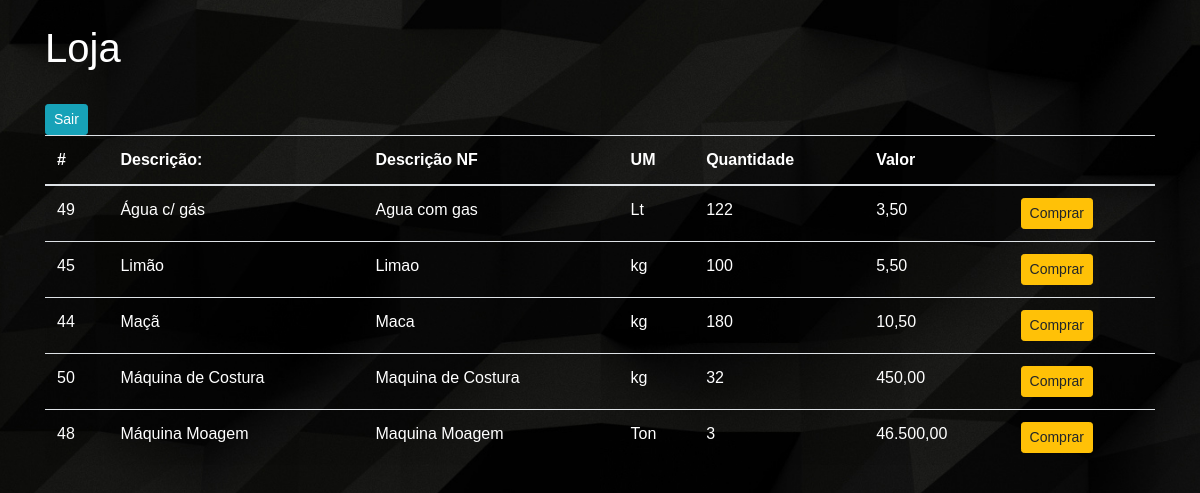
/lista_produtos_cliente.php, run on the app's committed database.
### tables this page shows
CREATE TABLE `produto` (
  `codigo` int(11) NOT NULL,
  `descprod` text NOT NULL,
  `descnot` text NOT NULL,
  `unidmed` text NOT NULL,
  `situprod` text NOT NULL,
  `valoprod` varchar(20) DEFAULT NULL,
  `qtdprod` varchar(5) DEFAULT NULL
);

### lista_produtos_cliente.php (the view, shortened to what this page needs)
<?php
    require_once "conexao.php";
    $sql   = "SELECT * FROM produto where situprod = 'Ativo' and qtdprod <> 0 order by descprod asc ";
    $query = $con->query($sql);
    $registros = $query->fetchAll();
 ?>
 <!doctype html>
<html lang="en">
  <head>
    <link rel="stylesheet" href="https://maxcdn.bootstrapcdn.com/bootstrap/4.0.0/css/bootstrap.min.css">
    <link rel="stylesheet" href="CSS_Prod/estilo_listaprod.css">
  </head>
  <body>
    <div class="container"></br>
      <h1>Loja</h1></br>
      <a class="btn btn-info btn-sm" href="tela_login/index.php" onclick="return confirm('Tem certeza que deseja sair do usuário atual?')">Sair</a>
      <table class="table table-hover table-striped">
          <thead>
            <th>#</th>
            <th>Descrição:</th>
            <th>Descrição NF</th>
            <th>UM</th>
            <th>Quantidade</th>
            <th>Valor</th>
            <th></th>
          </thead>
          <tbody>
            <?php foreach ($registros as $linha): ?>
              <tr>
                  <td><?php echo $linha['codigo']; ?></td>
                  <td><?php echo $linha['descprod']; ?></td>
                  <td><?php echo $linha['descnot']; ?></td>
                  <td><?php echo $linha['unidmed']; ?></td>
                  <td><?php echo $linha['qtdprod']; ?></td>
                  <td><?php echo $linha['valoprod']; ?></td>
                  <td>
                      <a class="btn btn-warning btn-sm" href="busca_compra.php?codigo=<?php echo $linha['codigo']; ?>" onclick="return confirm('Tem certeza que deseja comprar esse produto?')">
                        Comprar
                      </a>
                  </td>
              </tr>
            <?php endforeach; ?>
          </tbody>
      </table>
    </div>
  </body>
</html>

### CSS_Prod/estilo_listaprod.css (style rules this page uses)
* { margin: 0px; padding: 0px; }
body { background-image: url("Imagens/fundo2.jpg"); background-position: center; background-size: 2280px; color: white; font-family: arial; }

### data on the page
produto: codigo "49", descprod "Água c/ gás", descnot "Agua com gas", unidmed "Lt", qtdprod "122", valoprod "3,50"
produto: codigo "45", descprod "Limão", descnot "Limao", unidmed "kg", qtdprod "100", valoprod "5,50"
produto: codigo "44", descprod "Maçã", descnot "Maca", unidmed "kg", qtdprod "180", valoprod "10,50"
produto: codigo "50", descprod "Máquina de Costura", descnot "Maquina de Costura", unidmed "kg", qtdprod "32", valoprod "450,00"
produto: codigo "48", descprod "Máquina Moagem", descnot "Maquina Moagem", unidmed "Ton", qtdprod "3", valoprod "46.500,00"
